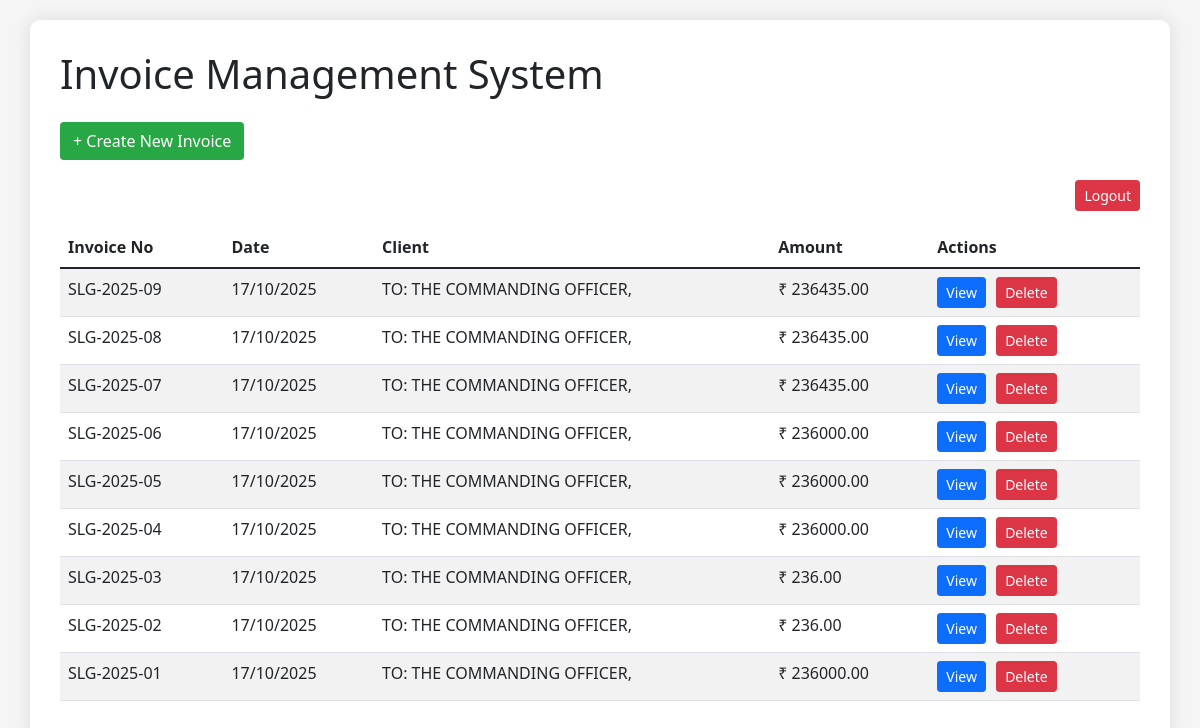
Page / (signed in) on the earlier database version.
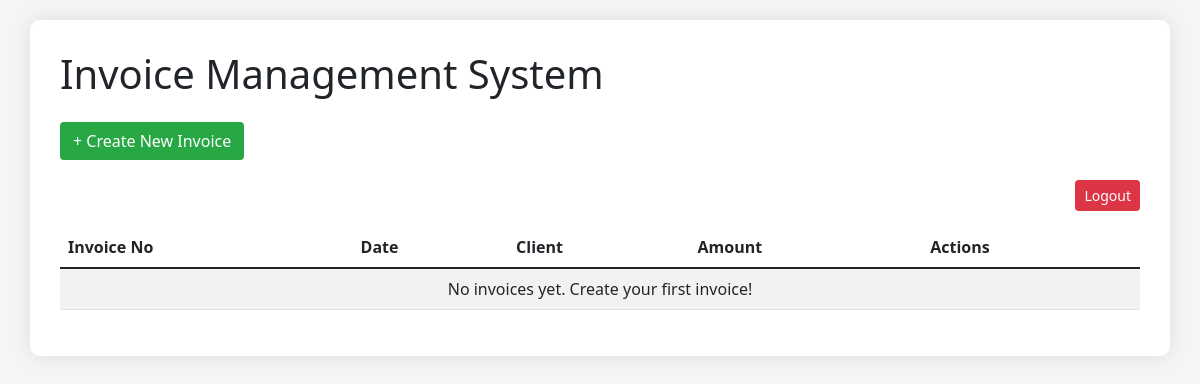
Same page on the later database version.
### invoices/models.py (models this page shows, shortened)
class Invoice(models.Model):
    invoice_number = models.CharField(max_length=50, unique=True, editable=False)
    invoice_date = models.DateField(default=timezone.now)
    sac_code = models.CharField(max_length=10, default='999293')
    client_name = models.TextField(default='TO: THE COMMANDING OFFICER,')
    client_address = models.TextField(default='21 CGSR (A), BAIRAGARH, BHOPAL, MADHYA PRADESH-462031, INDIA')
    contract_no = models.CharField(max_length=100, blank=True, null=True)
    contract_date = models.DateField(blank=True, null=True)
    service_description = models.TextField(
        default="""Mode of training: offline
Training frequency: Weekdays
Duration of training per day (in hours): 4
Training premise: Buyers location
Type of training: Classroom based Instructor Led Training
Course level: Intermediate
Category of training course: IT and Software
Sub-categories of training course: Network and Security
Certification: Yes
Certification programme: Participation Certificate
Type of training partner: Training institute"""
    )
    total_amount = models.DecimalField(max_digits=10, decimal_places=2)
    state = models.CharField(max_length=100, default='Uttarakhand')
    cgst_rate = models.DecimalField(max_digits=5, decimal_places=2, default=9.00)
    sgst_rate = models.DecimalField(max_digits=5, decimal_places=2, default=9.00)
    igst_rate = models.DecimalField(max_digits=5, decimal_places=2, default=18.00)
    base_amount = models.DecimalField(max_digits=10, decimal_places=2, editable=False, default=0)
    cgst_amount = models.DecimalField(max_digits=10, decimal_places=2, editable=False, default=0)
    sgst_amount = models.DecimalField(max_digits=10, decimal_places=2, editable=False, default=0)
    igst_amount = models.DecimalField(max_digits=10, decimal_places=2, editable=False, default=0)
    round_off = models.DecimalField(max_digits=10, decimal_places=2, editable=False, default=0)
    signature = models.ForeignKey(Signature, on_delete=models.SET_NULL, null=True, blank=True)
    include_stamp = models.BooleanField(default=False)
    stamp = models.ForeignKey(Stamp, on_delete=models.SET_NULL, null=True, blank=True)
    created_at = models.DateTimeField(auto_now_add=True)
    updated_at = models.DateTimeField(auto_now=True)
    class Meta:
        ordering = ['-created_at']

### invoices/views.py (the view)
# urls.py: path('', views.invoice_list, name='invoice_list'),
@require_login_session
def invoice_list(request):
    if not request.session.get("is_authenticated"):
        return redirect('login')
    invoices = Invoice.objects.all()
    return render(request, 'invoices/invoice_list.html', {'invoices': invoices})

### invoices/views.py (called while the page is built)
def require_login_session(view_func):
    @wraps(view_func)
    def _wrapped(request, *args, **kwargs):
        if not request.session.get("is_authenticated"):
            return redirect('login')
        return view_func(request, *args, **kwargs)
    return _wrapped

### invoices/templates/invoices/invoice_list.html (shortened to what this page needs)
<!DOCTYPE html>
<html lang="en">
<head>
    <link href="https://cdn.jsdelivr.net/npm/bootstrap@5.1.3/dist/css/bootstrap.min.css" rel="stylesheet">
</head>
<body>
    <div class="container">
        <h1 class="mb-4">Invoice Management System</h1>
        <a href="{% url 'create_invoice' %}" class="btn btn-create">+ Create New Invoice</a>
        <div class="text-end mb-3">
    <a href="{% url 'logout' %}" class="btn btn-danger btn-sm">Logout</a>
</div>
        <table class="table table-striped">
            <thead>
                <tr>
                    <th>Invoice No</th>
                    <th>Date</th>
                    <th>Client</th>
                    <th>Amount</th>
                    <th>Actions</th>
                </tr>
            </thead>
            <tbody>
                {% for invoice in invoices %}
                <tr>
                    <td>{{ invoice.invoice_number }}</td>
                    <td>{{ invoice.invoice_date|date:"d/m/Y" }}</td>
                    <td>{{ invoice.client_name|truncatewords:5 }}</td>
                    <td>₹ {{ invoice.total_amount }}</td>
                    <td class="action-btns">
                        <a href="{% url 'invoice_preview' invoice.pk %}" class="btn btn-sm btn-primary">View</a>
                        <form id="delete-form-{{ invoice.pk }}" action="{% url 'invoice_delete' invoice.pk %}" method="post" style="display:inline;">
                            <button
                                type="button"
                                class="btn btn-sm btn-danger"
                                onclick="confirmDelete('delete-form-{{ invoice.pk }}', '{{ invoice.invoice_number }}')">
                                Delete
                            </button>
                        </form>
                    </td>
                </tr>
                {% empty %}
                <tr>
                    <td colspan="5" class="text-center">No invoices yet. Create your first invoice!</td>
                </tr>
                {% endfor %}
            </tbody>
        </table>
    </div>
</body>
</html>

### invoices/templates/invoices/invoice_list.html (style rules this page uses)
body { background-color: #f5f5f5; padding: 20px; }
.container { background: white; padding: 30px; border-radius: 10px; box-shadow: 0 0 20px rgba(0,0,0,0.1); }
.btn-create { background-color: #28a745; color: white; margin-bottom: 20px; }

Differences in the rows shown:
removed Invoice: invoice_number "SLG-2025-09", invoice_date "17/10/2025", client_name "TO: THE COMMANDING OFFICER,", total_amount "236435.00"
removed Invoice: invoice_number "SLG-2025-08", invoice_date "17/10/2025", client_name "TO: THE COMMANDING OFFICER,", total_amount "236435.00"
removed Invoice: invoice_number "SLG-2025-07", invoice_date "17/10/2025", client_name "TO: THE COMMANDING OFFICER,", total_amount "236435.00"
removed Invoice: invoice_number "SLG-2025-06", invoice_date "17/10/2025", client_name "TO: THE COMMANDING OFFICER,", total_amount "236000.00"
removed Invoice: invoice_number "SLG-2025-05", invoice_date "17/10/2025", client_name "TO: THE COMMANDING OFFICER,", total_amount "236000.00"
removed Invoice: invoice_number "SLG-2025-04", invoice_date "17/10/2025", client_name "TO: THE COMMANDING OFFICER,", total_amount "236000.00"
removed Invoice: invoice_number "SLG-2025-03", invoice_date "17/10/2025", client_name "TO: THE COMMANDING OFFICER,", total_amount "236.00"
removed Invoice: invoice_number "SLG-2025-02", invoice_date "17/10/2025", client_name "TO: THE COMMANDING OFFICER,", total_amount "236.00"
removed Invoice: invoice_number "SLG-2025-01", invoice_date "17/10/2025", client_name "TO: THE COMMANDING OFFICER,", total_amount "236000.00"
Other differences:
text now shown: "No invoices yet. Create your first invoice!"
